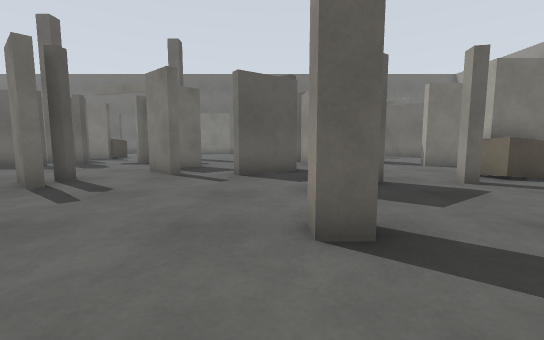
View 1 (above)

24 first-person views from a walk through a Gazebo world. The camera is 0.94 m above the floor, tilts 6° down and sees 90° across. The floor is counted in squares, 1 m on a side. Each view is taken from the middle of a square. On the plan, view 1 faces up. The plan holds only what a view shows up to about 11 squares ahead; the rest is blank.

View 2
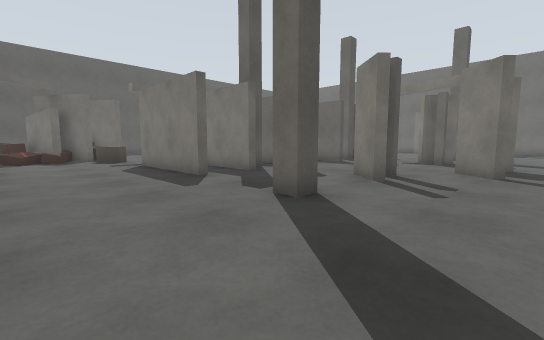

View 3
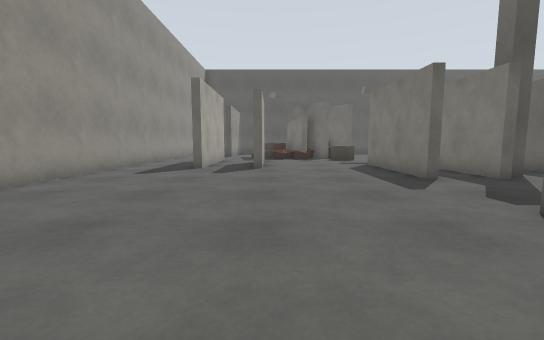

View 4
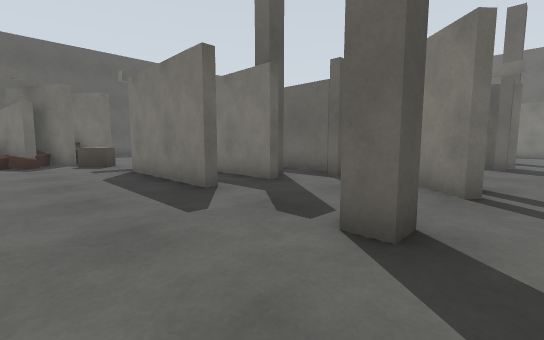

View 5
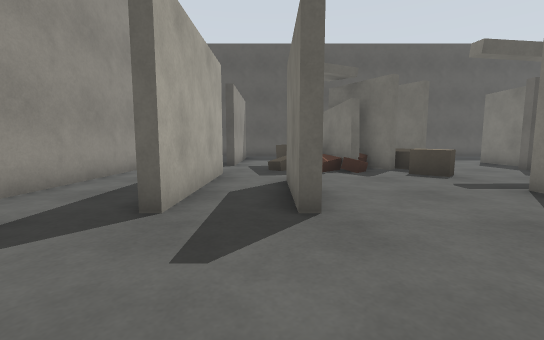

View 6
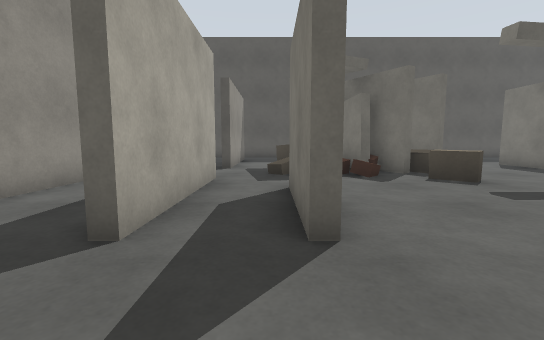

View 7
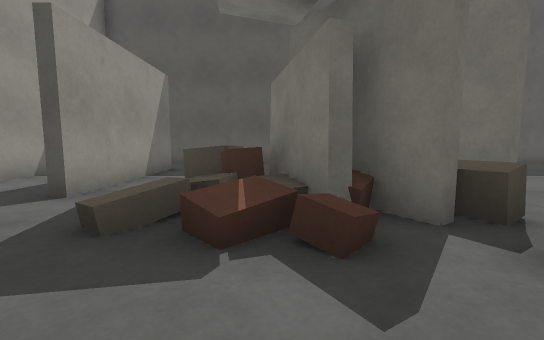

View 8
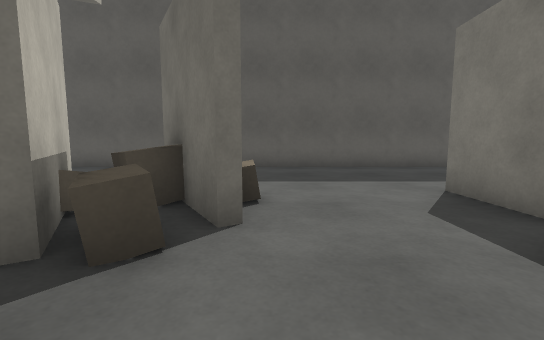

View 9
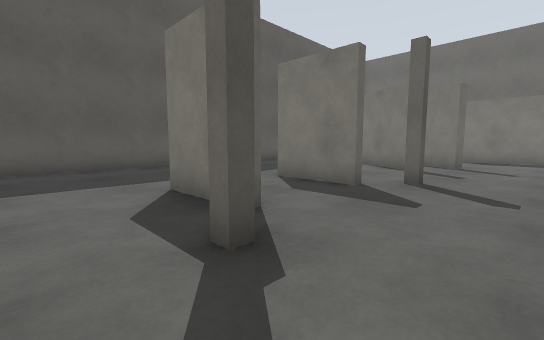

View 10
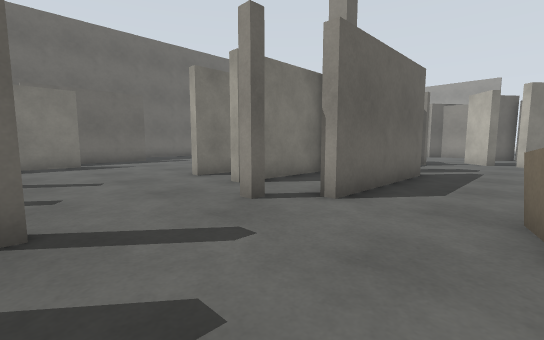

View 11
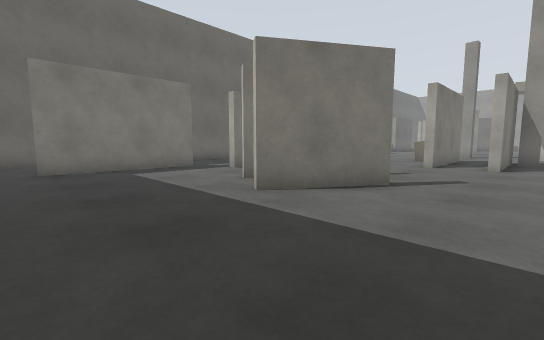

View 12
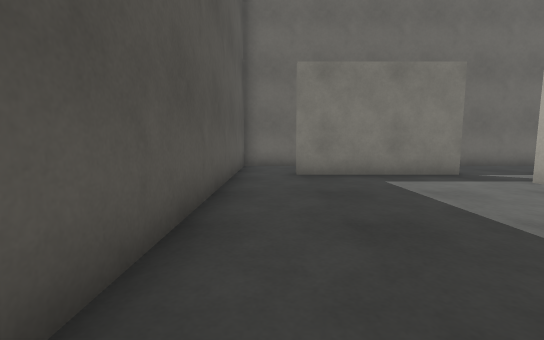

View 13
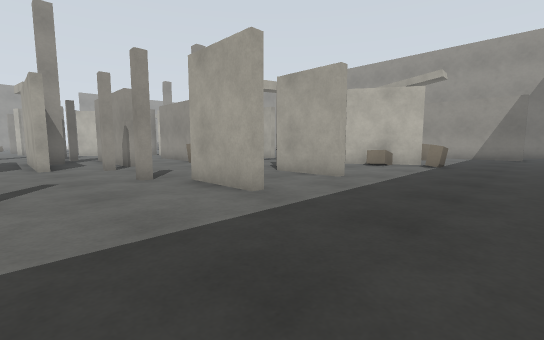

View 14
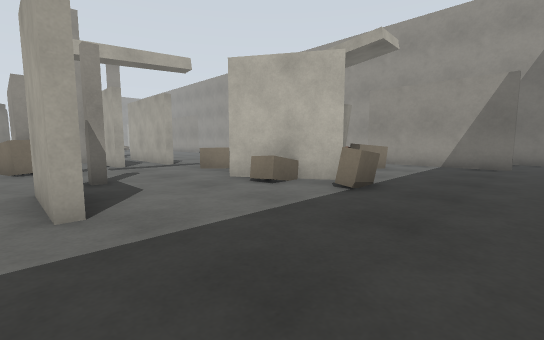

View 15
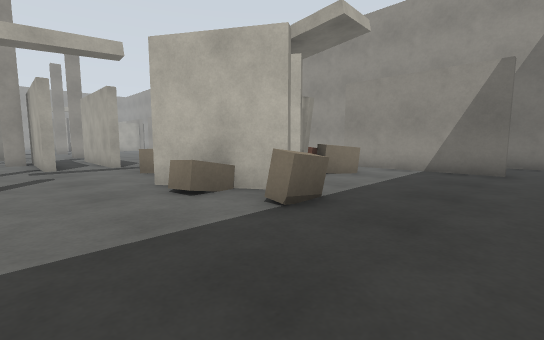

View 16
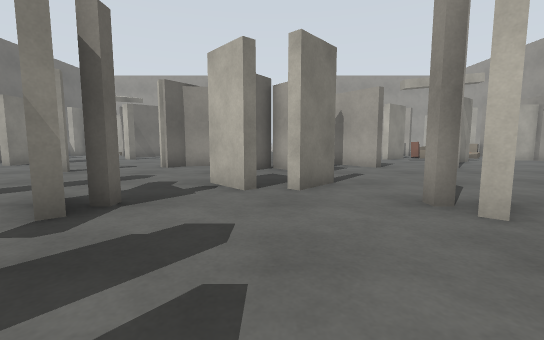

View 17
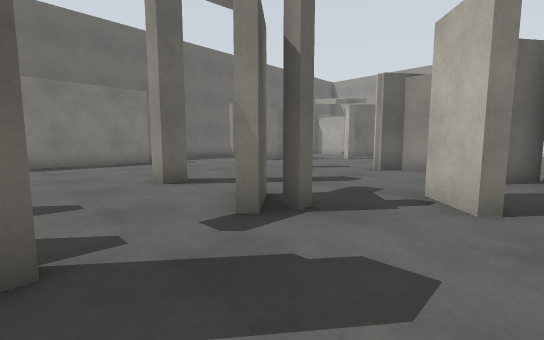

View 18
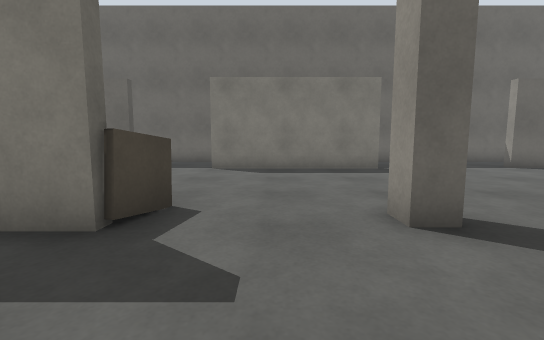

View 19
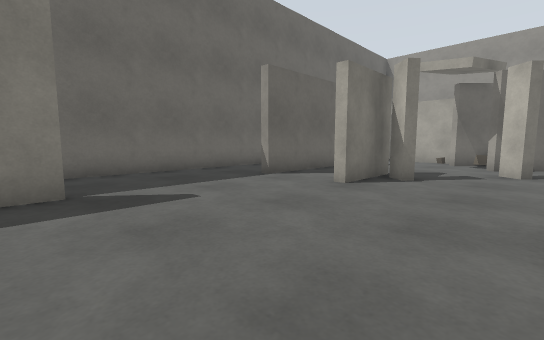

View 20
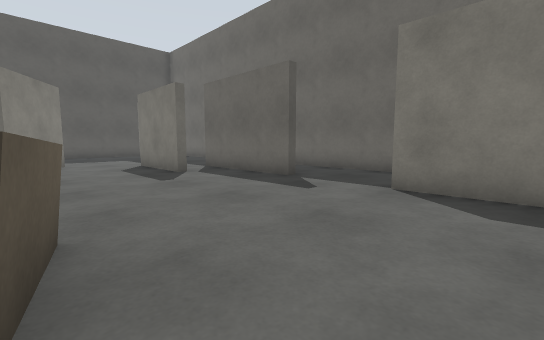

View 21
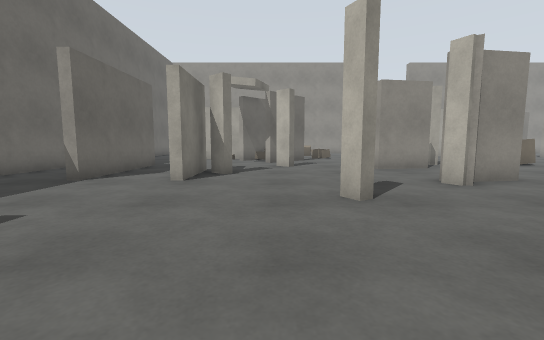

View 22
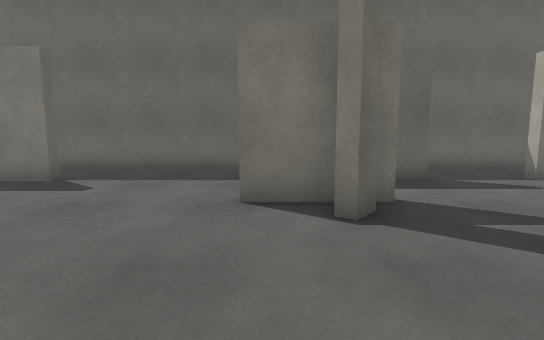

View 23
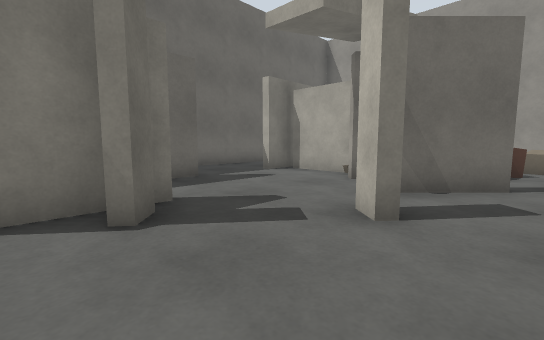

View 24
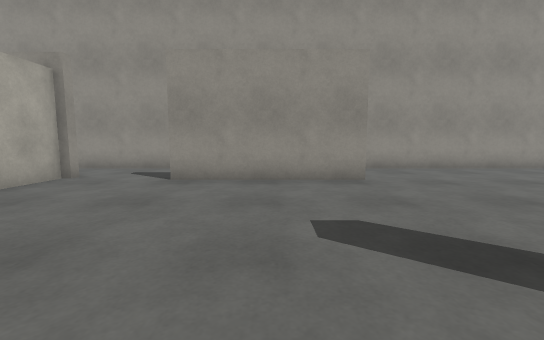

### Floor plan
Points are (right, up) in squares from view 1. A wall is a line through its corners. A room is listed if a view was taken in it or the views show most of it. See-through windows are left out.
Room 1 (views 1, 2, 3, 4, 5, 6, 7, 8, 9, 10, 11, 12, 13, 14, 15, 16, 17, 18, 19, 20, 21, 22, 23, 24)
walls: (-8.7, 10.4) (-13.2, 10.4) (-13.2, 10.7) (-11.6, 10.7); (-8.8, 7.3) (-11, 7.3); (-12.4, 7.6) (-9.4, 7.6); (-9.1, 12.9) (-13.2, 12.9); (-8.8, 4.8) (-11.4, 4.8); (-13.2, 5.1) (-9.2, 5.1); (-8.8, 14.8) (-13.2, 14.8); (-13.2, 13.2) (-9.1, 13.2); (-8.8, 2.9) (-13.2, 2.9); (-13.2, 3.2) (-11, 3.2); (-17.7, 10.4) (-20.2, 10.4); (-0.1, 8.4) (0.7, 9) (-0.2, 9.6); (0, 8.2) (-0.9, 7.5) (-1.1, 7.8); (-18.1, 7.3) (-20.2, 7.3); (0.6, 5.2) (2.2, 6.3); (-18, 14.3) (-20.6, 15.9); (-16.8, 1.9) (-17.5, 1.6); (1.5, 11) (1.3, 12.4); (-13, -1.3) (-11.5, -1.3) (-11.5, -1.6) (-14.5, -1.6); (-20.2, 7.6) (-17.8, 7.6); (-20.2, 10.7) (-17.7, 10.7); (-19.4, 2.5) (-20.4, 1.9) (-20.6, 2.1) (-19.7, 2.6); (-14.9, 20.2) (-14.9, 19.8) (-18, 19.8) (-18, 20.2); (-11.9, 21.6) (-16.4, 21.6); (-19.5, 17.7) (-16.9, 16.1) (-17.1, 15.9) (-19.7, 17.5); (-3.2, 21.4) (-9.1, 21.4); (4.3, 12.6) (4.2, 13.5); (-3.4, -3.6) (1.5, -3.6); (-16, -3.4) (-11.5, -3.4); (2.5, 19.1) (1.5, 19.1); (-10.2, 24.5) (-16.8, 24.5); (-18.6, 21.6) (-23.4, 21.6); (-25.1, 11) (-25.1, 2.9); (-17, -6.5) (-4.2, -6.5); (-25.1, 0.1) (-25.1, -4.1); (4.3, -3.9) (4.3, -2.3); (4.1, -4.2) (4.1, -3.8); (-23.4, -3.4) (-18.5, -3.4); (2.5, -6.5) (5.8, -6.5); (5.9, 21.6) (1.5, 21.6); (4.9, 24.5) (-5.5, 24.5); (-23, 24.5) (-25.1, 24.5) (-25.1, 14.9); (-24.1, -6.5) (-20.4, -6.5); (9.4, 20.4) (9.4, 21.4); (9.9, 21.6) (8.5, 21.6); (10.9, 24.5) (7.4, 24.5)
ways out: opening at (3.2, 4.6); opening at (3.5, 12); opening at (6, 15); opening at (9, 19.5)
objects: brown box (-21, 2) to (-21, 3); brown box (-20, -2) to (-20, -1); brown box (-20, 3) to (-19, 4); brown box (-19, -1) to (-18, -1); grey box (-19, 0); brown box (-19, 1); brown box (-19, 2); brown box (-18, 0); brown box (-18, 1) to (-17, 1); brown box (-18, 2) to (-17, 3); brown box (-17, -2); brown box (-17, -1) to (-16, 0); grey post (-17, 6); grey post (-17, 11); brown box (-16, 1); brown box (-16, 2) to (-15, 3); brown box (-14, 7) to (-13, 8); grey post (-14, 11); pillar (-10, 6) to (-9, 6); pillar (-10, 12); brown box (-10, 16) to (-9, 16); grey post (-8, 6); grey post (-8, 11); grey box (-6, 6); grey box (-6, 12) to (-5, 12); pillar (-5, 3); grey post (-5, 6); pillar (-5, 15); grey box (-4, 8) to (-3, 8); grey box (-4, 10) to (-3, 10); grey post (-1, 16) to (0, 16); pillar (1, 3); grey post (1, 13); grey box (3, 18) to (3, 19); grey box (5, 16) to (6, 17)

Positions as (right, up) in squares from view 1, and headings:
1: (0, 0), facing up
2: (-2, -1), facing up-left
3: (-2, -1), facing left
4: (-4, 0), facing up-left
5: (-8, -2), facing left
6: (-9, -2), facing left
7: (-14, 0), facing left
8: (-15, 4), facing left
9: (-15, 5), facing up-left
10: (-17, 8), facing up-right
11: (-24, 12), facing up-right
12: (-24, 14), facing up
13: (-24, 14), facing down-right
14: (-24, 8), facing down-right
15: (-24, 6), facing down-right
16: (-9, 9), facing right
17: (-8, 9), facing up-right
18: (-7, 12), facing up
19: (-4, 16), facing up-right
20: (-7, 16), facing up-left
21: (-5, 17), facing right
22: (2, 15), facing up
23: (2, 15), facing up-right
24: (-1, 3), facing down
